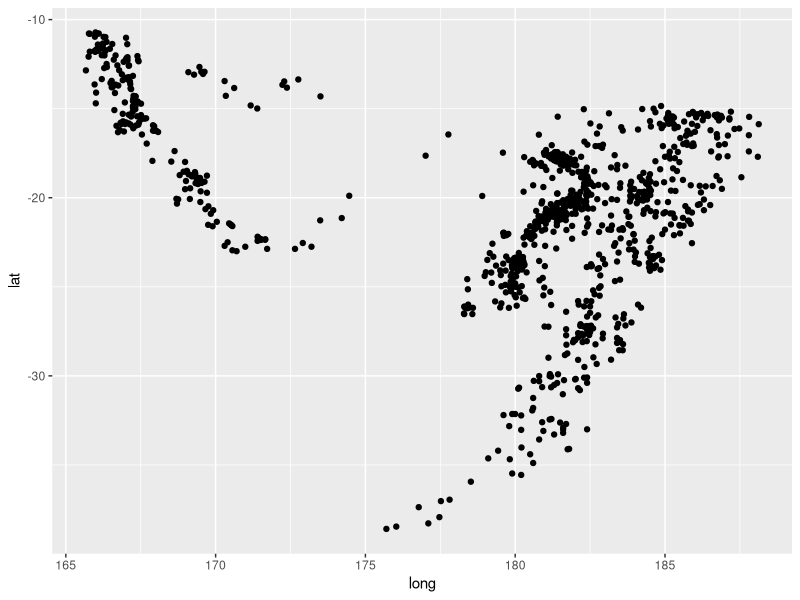

Write R code to recreate this figure.
## ---- chunk 1
library(ggplot2)
ggplot(quakes,aes(x=long,y=lat))+geom_point()
